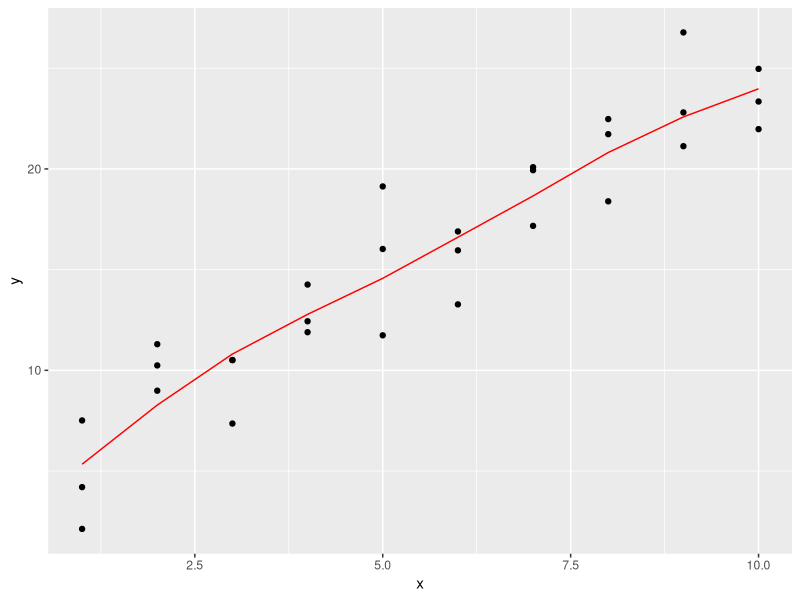
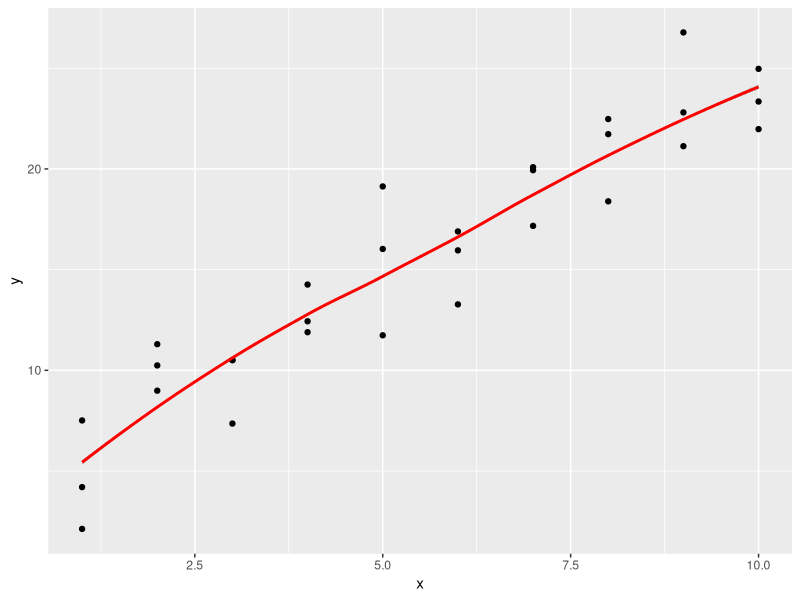
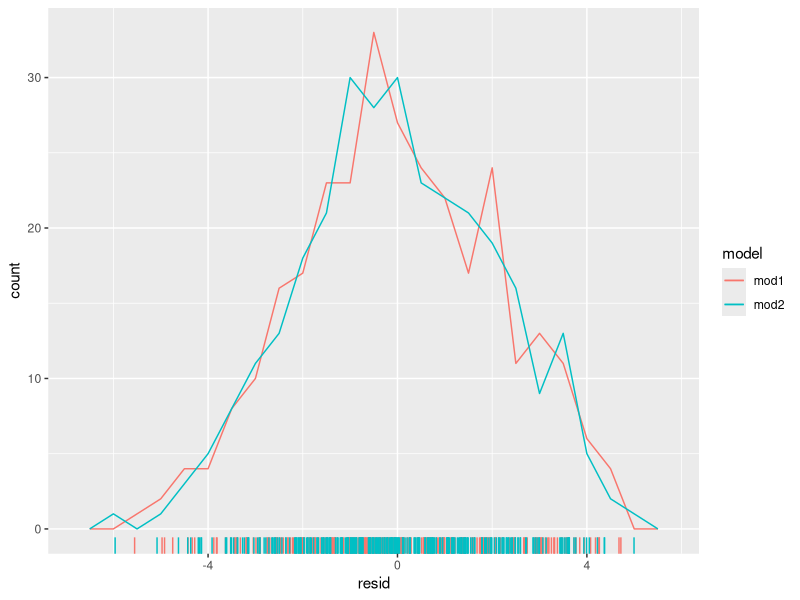
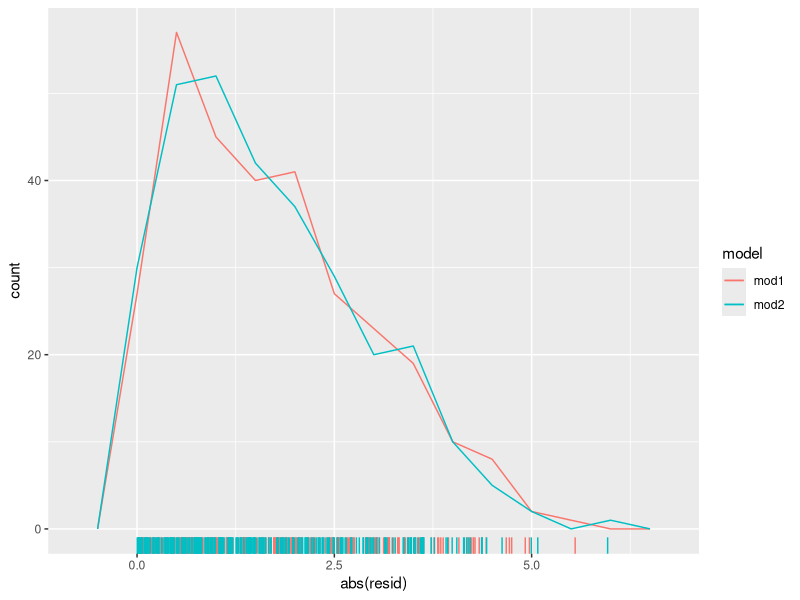

Here is the R script that generated these plots, in order:
## ---- chunk 1
knitr::opts_chunk$set(echo = TRUE)
## ---- chunk 2
library(tidyverse)
library(modelr)
## ---- chunk 3
sim1_loess <- loess(y ~ x, data = sim1)

grid_loess <- sim1 %>%
  add_predictions(sim1_loess)
sim1 <-  sim1 %>%
  add_residuals(sim1_loess, var = "resid_loess") %>%
  add_predictions(sim1_loess, var = "pred_loess")
plot_sim1_loess <- 
  ggplot(sim1, aes(x = x, y = y)) +
  geom_point() +
  geom_line(aes(x = x, y = pred), data = grid_loess, colour = "red")
plot_sim1_loess


ggplot(sim1, aes(x = x, y = y)) +
  geom_point() +
  geom_smooth(aes(x = x, y = pred), data = grid_loess, colour = "red")
## ---- chunk 4

#Showing the absolute values of the residuals makes it easier to view the spread of the residuals.
#The model assumes that the residuals have mean zero, and using the absolute values of the residuals #effectively doubles the number of residuals
## ---- chunk 5
mod2a <- lm(y ~ x - 1, data = sim2)
mod2 <- lm(y ~ x, data = sim2)
grid <- sim2 %>%
  data_grid(x) %>%
  spread_predictions(mod2, mod2a)
grid
## ---- chunk 6
mod1 <- lm(y ~ x1 + x2, data = sim4)
mod2 <- lm(y ~ x1 * x2, data = sim4)
sim4_mods <- gather_residuals(sim4, mod1, mod2)
ggplot(sim4_mods, aes(x = resid, colour = model)) +
  geom_freqpoly(binwidth = 0.5) +
  geom_rug()
ggplot(sim4_mods, aes(x = abs(resid), colour = model)) +
  geom_freqpoly(binwidth = 0.5) +
  geom_rug()

